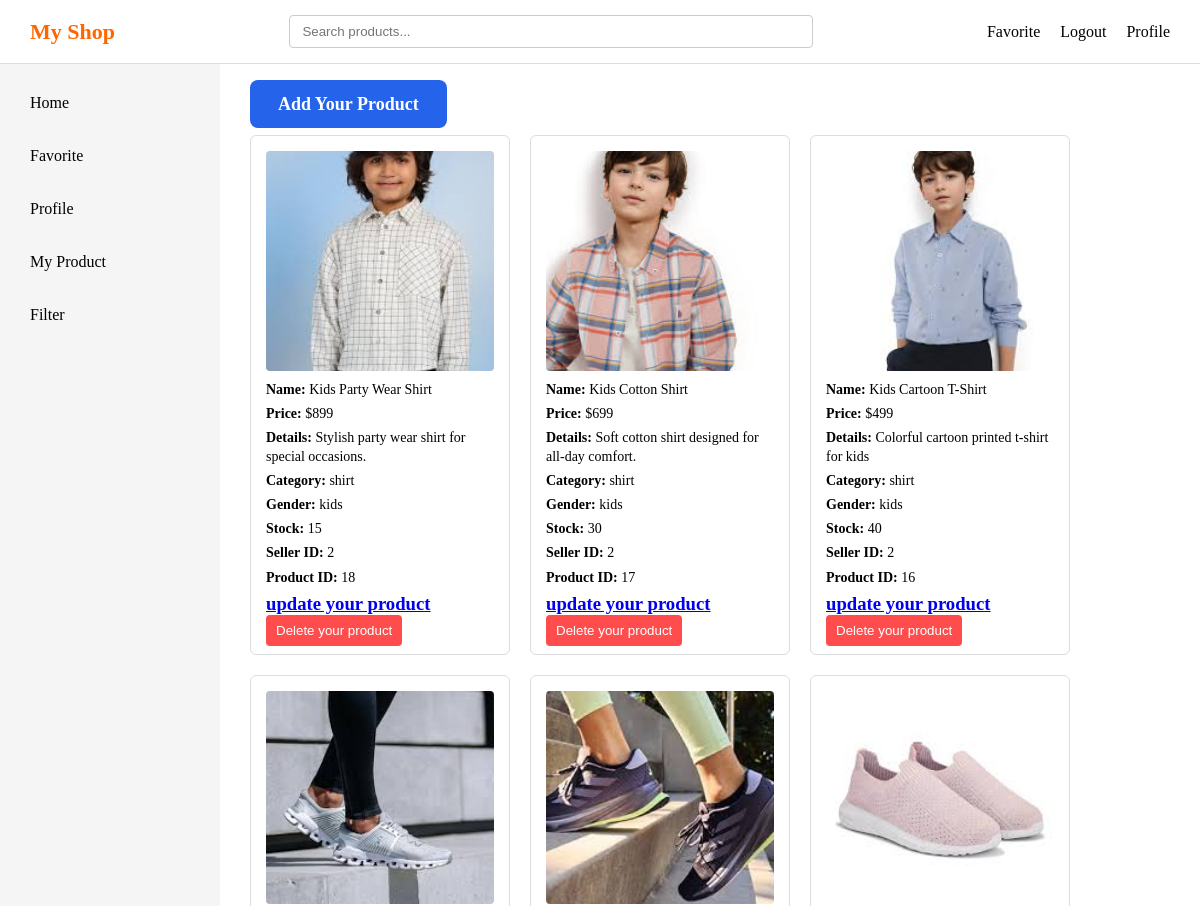
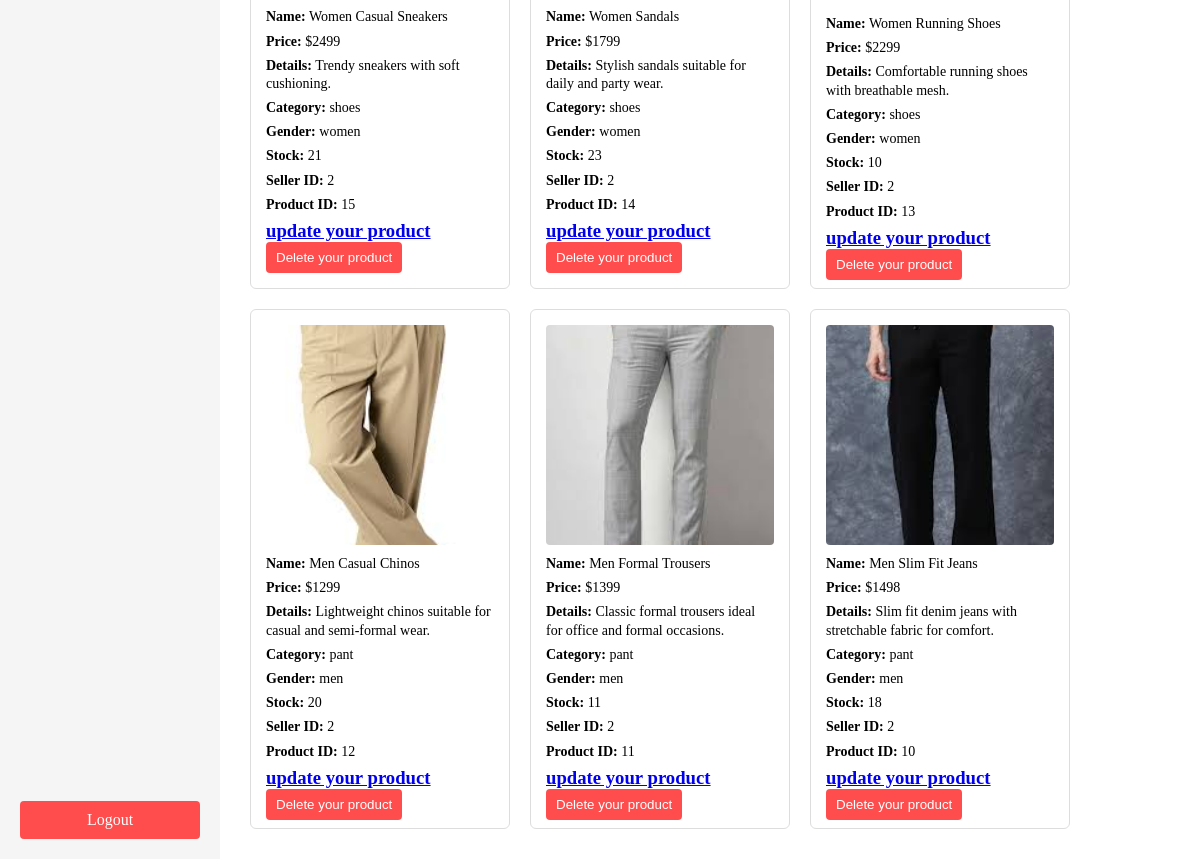
Page /myproduct (signed in) on the earlier database version (2 pictures, top to bottom).
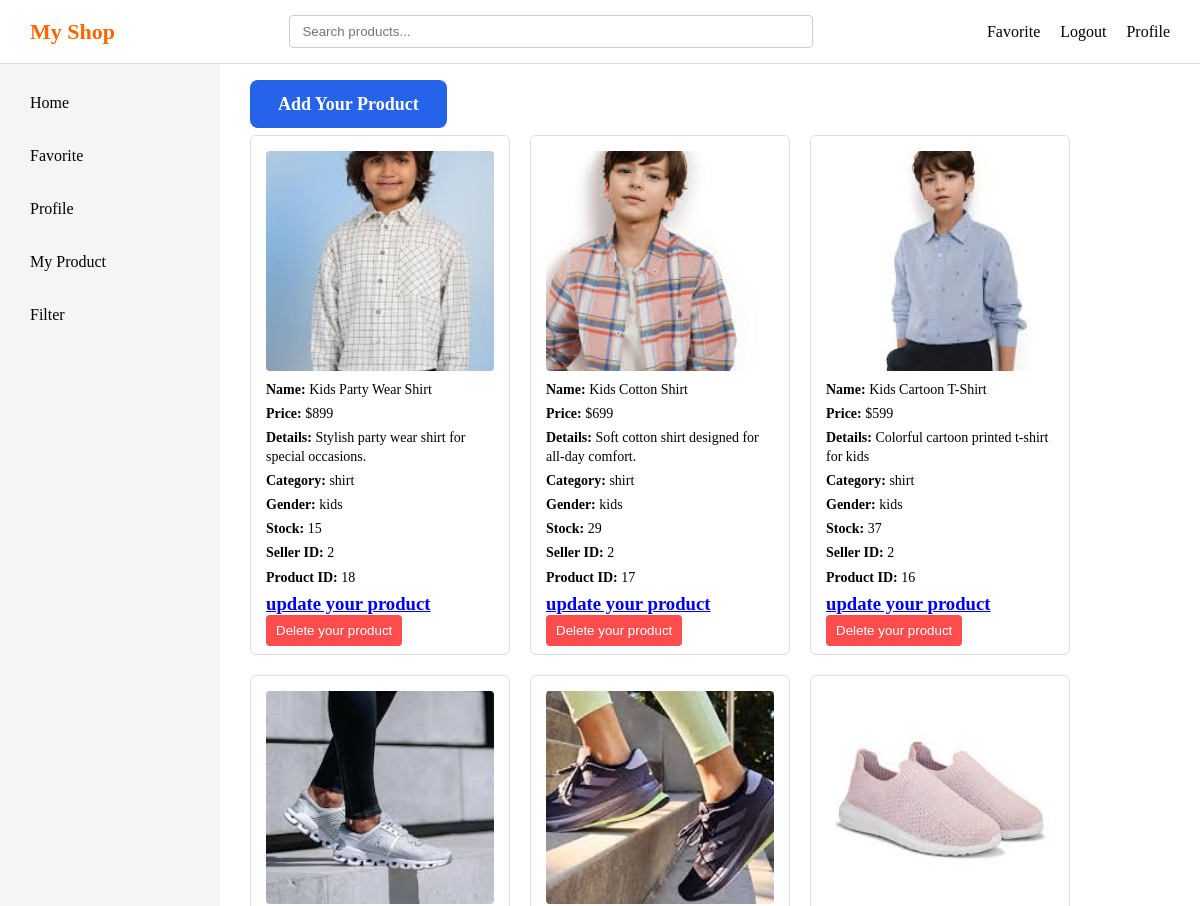
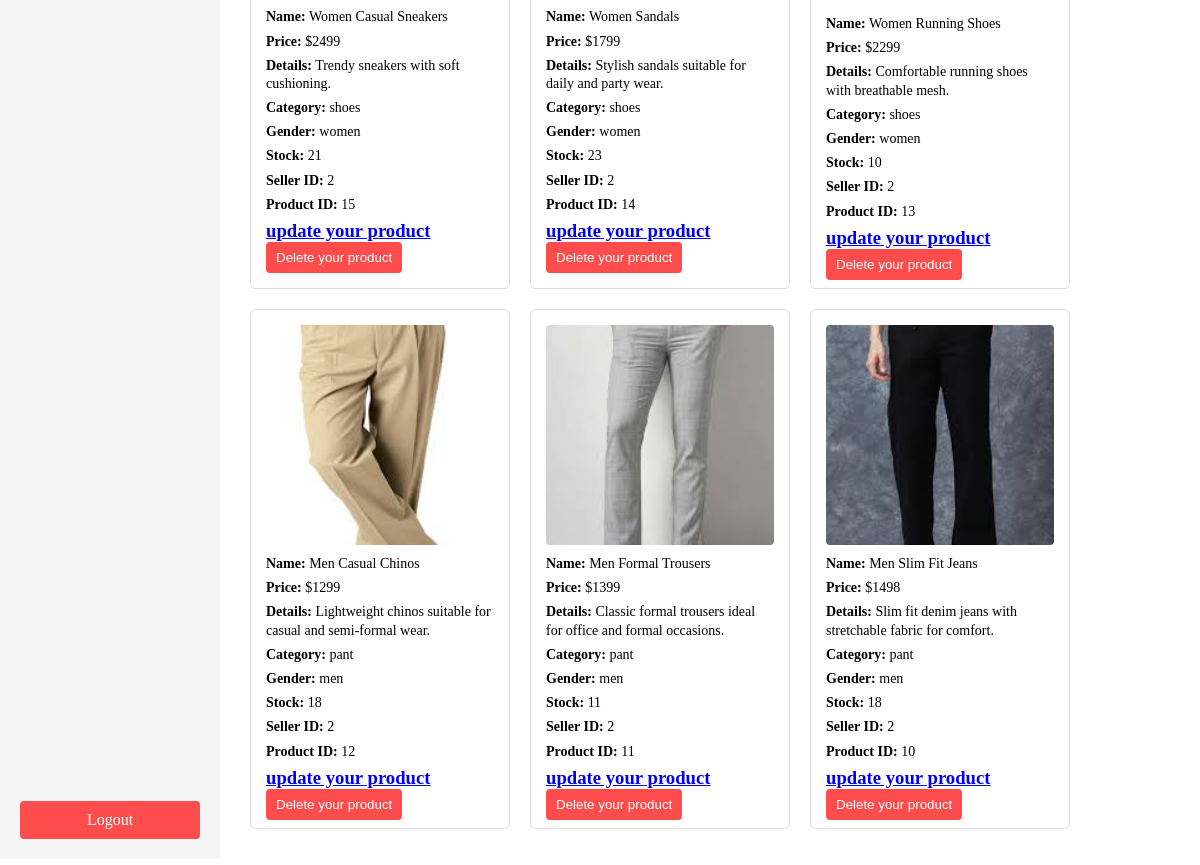
Same page on the later database version (2 pictures, top to bottom).
### app/models/product.py (models this page shows)
class Product(db.Model):
    id=db.Column(db.Integer, primary_key = True)
    product_name = db.Column(db.String(100))
    product_price= db.Column(db.Integer)
    product_image= db.Column(db.String(200))
    product_details = db.Column(db.Text)
    product_category = db.Column(db.String(100))
    product_gender= db.Column(db.String(20))
    product_stock= db.Column(db.Integer)
    status = db.Column(db.String(10),nullable=False,default='active')
    seller_id = db.Column(db.Integer, db.ForeignKey('user.id'))

### app/product/routes.py (the view)
@product_bp.route('/myproduct')
def myproduct():
    if 'user' not in session:
        return redirect(url_for('auth.login'))
    username = session.get('user')
    user = User.query.filter_by(username= username).first()
    if user.user_type !='s':
        abort(404)
    seller_id = user.id
    query = Product.query.filter_by(seller_id = seller_id)
    category = request.args.get('category')
    gender = request.args.get('gender')
    price = request.args.get('price')
    if category:
        query = query.filter(Product.product_category.in_(category.split(',')))
    if gender:
        query = query.filter(Product.product_gender.in_(gender.split(',')))
    if price:
        query = query.filter(Product.product_price <= int(price))
    products = query.filter(Product.status == 'active').order_by(Product.id.desc()).all()
    product_list = []
    for p in products:
        product_list.append({
            "id": p.id,
            "name": p.product_name,
            "price": p.product_price,
            "image":p.product_image,
            "details":p.product_details,
            "category":p.product_category,
            "gender":p.product_gender,
            "stock":p.product_stock,
            "sellerId":p.seller_id
        })
    return render_template('myproduct.html' , user = user,products = products,products_json = product_list)

### app/templates/myproduct.html (shortened to what this page needs)
<!DOCTYPE html>
<html lang="en">
<head>
    <link rel="stylesheet" href="{{ url_for('static', filename='style.css') }}">
</head>
<body>
    <div class="header">
        <div class="logo">My Shop</div>
        <div class="searchbar" id="searchbar">
            <input type="text" id="search" placeholder="Search products..." />
        </div>
        <div class="right">
            <div class="favorite"><a href="/favorite">Favorite</a></div>
            <div class="logout"><a href="/logout">Logout</a></div>
            <div class="profile"><a href="/profile">Profile</a></div>
        </div>
    </div>
    <div class="layout">
        <div class="sidebar">
            <div class="top">
                <div class="home" id="sidebar-home">Home</div>
                <div class="favorite" id="sidebar-favorite">Favorite</div>
                <div class="profile" id="sidebar-profile">Profile</div>
                {% if user.user_type == 's' %}
                <div class="my_product" id="sidebar-myproduct">My Product</div>
                {% endif %}
                <div class="filter" id="sidebar-filter">Filter</div>
            </div>
            <div class="logout" id="sidebar-logout">Logout</div>
        </div>
        <div class="main">
            <div class="add-product-box">
                <a href="{{ url_for('product.addproduct', seller_id=user.id) }}">
                    Add Your Product
                </a>
            </div>
            {% if products %}
            <div class="products" id="products">
                {% for product in products %}
                <div class="product-card">
                    <img src="{{ url_for('static', filename='uploads/' + product.product_image) }}">
                    <p><strong>Name:</strong> {{ product.product_name }}</p>
                    <p><strong>Price:</strong> ${{ product.product_price }}</p>
                    <p><strong>Details:</strong> {{ product.product_details }}</p>
                    <p><strong>Category:</strong> {{ product.product_category }}</p>
                    <p><strong>Gender:</strong> {{ product.product_gender }}</p>
                    <p><strong>Stock:</strong> {{ product.product_stock }}</p>
                    <p><strong>Seller ID:</strong> {{ product.seller_id }}</p>
                    <p><strong>Product ID:</strong> {{ product.id }}</p>
                    <h3>
                        <a href="{{ url_for('product.update', product_id=product.id) }}">update your product</a>
                    </h3>
                    <form method="post" action="{{ url_for('product.delete', product_id=product.id) }}" class="delete-form"
                        onsubmit="return confirm('Are you sure, You want to delete this Product?');">
                        <button type="submit">Delete your product</button>
                    </form>
                </div>
                {% endfor %}
            </div>
            {% else %}
            <div class="notfound">
                <h1>this products are currently not available</h1>
            </div>
            {% endif %}
        </div>
    </div>
</body>
</html>

Differences in the rows shown:
changed Product "Kids Cotton Shirt": product_stock "30" → "29"
changed Product "Kids Cartoon T-Shirt": product_price "499" → "599"; product_stock "40" → "37"
changed Product "Men Casual Chinos": product_stock "20" → "18"
